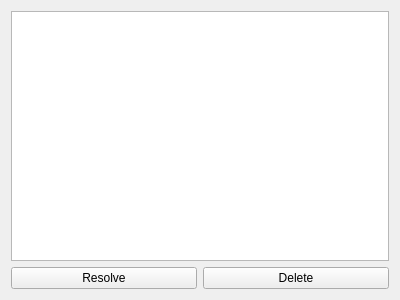
<?xml version="1.0" encoding="UTF-8"?>
<ui version="4.0">
 <class>Programmer</class>
 <widget class="QWidget" name="Programmer">
  <property name="geometry">
   <rect>
    <x>0</x>
    <y>0</y>
    <width>400</width>
    <height>300</height>
   </rect>
  </property>
  <property name="windowTitle">
   <string>Programmer</string>
  </property>
  <layout class="QVBoxLayout" name="verticalLayout">
   <item>
    <widget class="QListWidget" name="issueList"/>
   </item>
   <item>
    <layout class="QHBoxLayout" name="horizontalLayout">
     <item>
      <widget class="QPushButton" name="resolveButton">
       <property name="text">
        <string>Resolve</string>
       </property>
      </widget>
     </item>
     <item>
      <widget class="QPushButton" name="deleteButton">
       <property name="text">
        <string>Delete</string>
       </property>
      </widget>
     </item>
    </layout>
   </item>
  </layout>
 </widget>
 <layoutdefault spacing="6" margin="11"/>
 <resources/>
 <connections/>
</ui>
